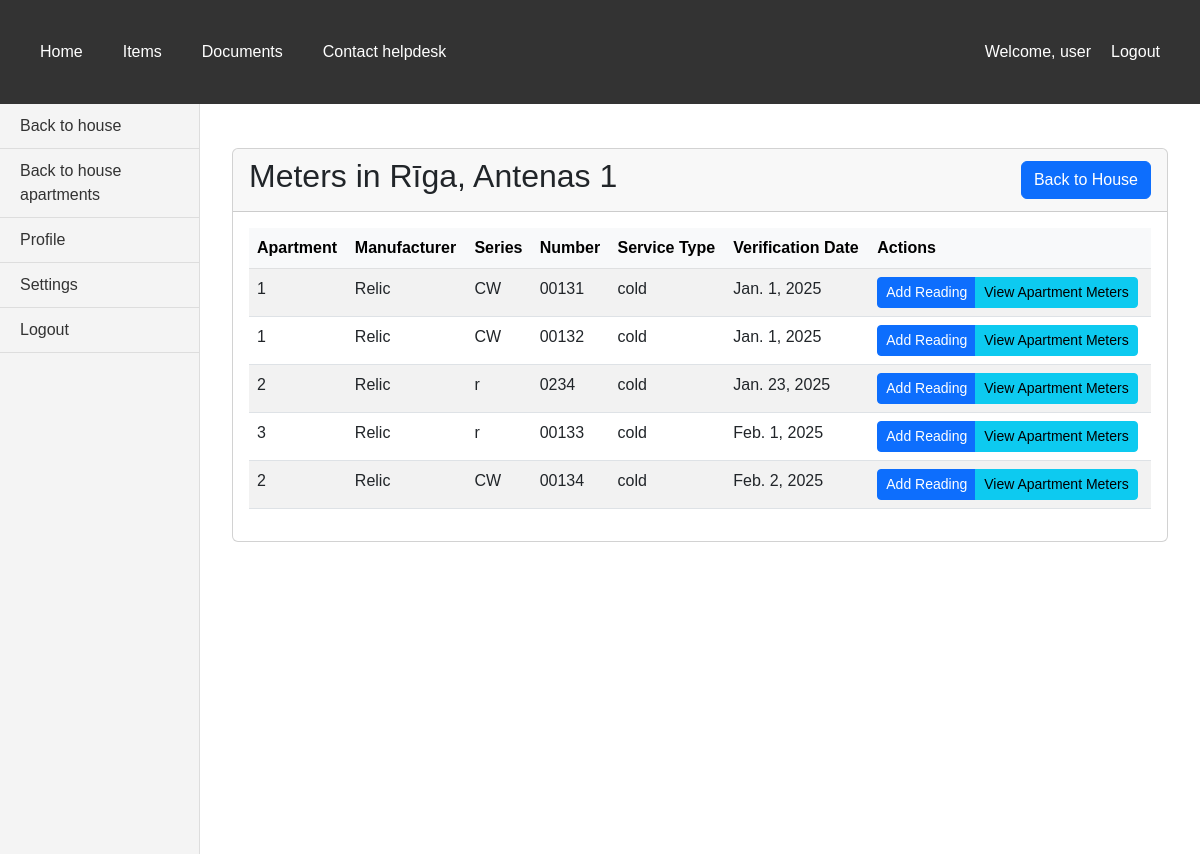
Page /bills/houses/11/meters/ (signed in) on the earlier database version.
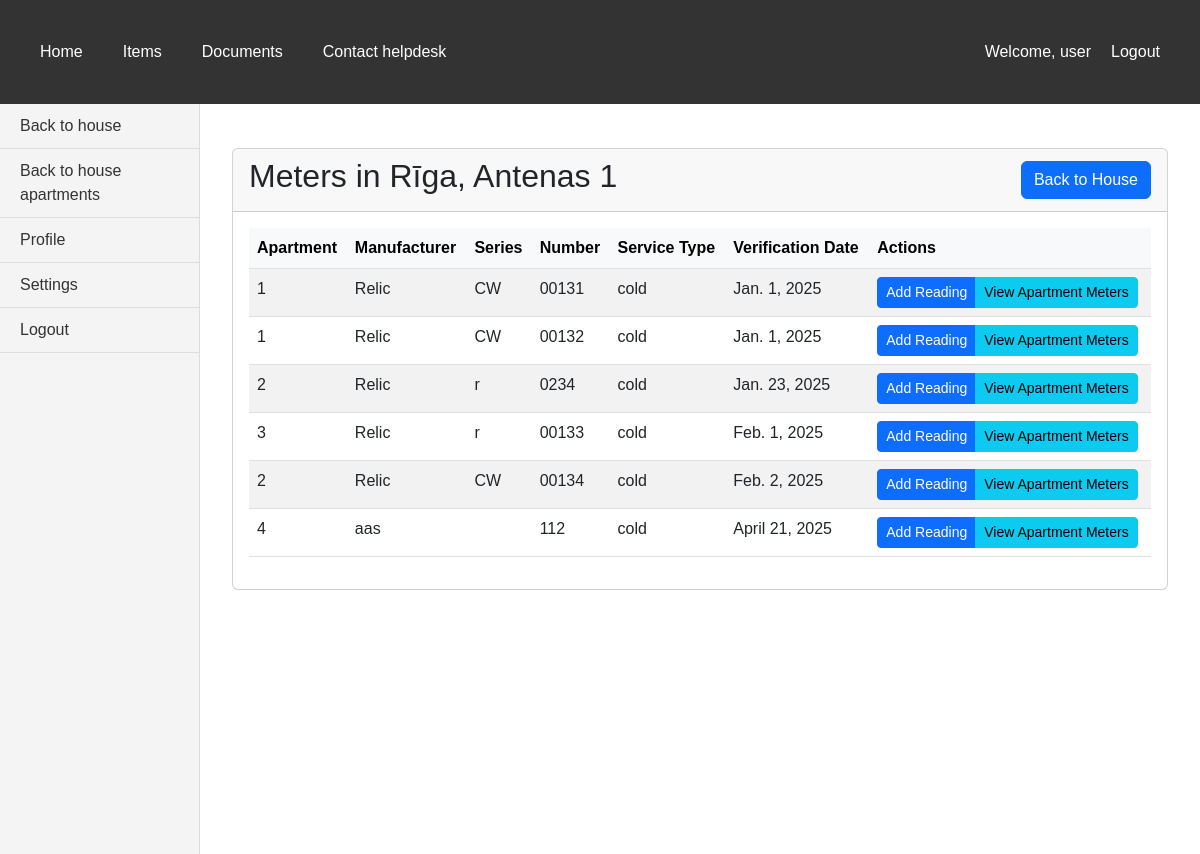
Same page on the later database version.
### bills/models.py (models this page shows, shortened)
class Meter(models.Model):
    CHOICES = [('cold', 'Cold water'), ('electricity', 'Electricity'), ('hot', 'Hot water'), ('heat', 'Heat'), ('other', 'Other')]
    type = models.CharField('Type of meter', max_length=15, choices=CHOICES)
    manufacturer = models.CharField('Manufacturer', default=" ", max_length=30, validators=[MinLengthValidator(2, 'Must be at least 2 characters')])
    series = models.CharField('Series (if applicable)', default=" ", max_length=5)
    number = models.CharField('Meter number', max_length=10, validators=[
        MinLengthValidator(2, 'Must be at least 2 digits'),
        valid_meter_nr
    ])
    reading_default = models.IntegerField('Default reading (on installation)', validators=[MinValueValidator(0, 'Can not be negative number')])
    verification_date = models.DateField("Verification date", default=date.today)
    address = models.ForeignKey(House, on_delete=models.PROTECT, verbose_name='House address')
    apartment_number = models.ForeignKey(Apartment, on_delete=models.PROTECT, default='', verbose_name='Apartment number')

class Apartment(models.Model):
    address = models.ForeignKey(House, on_delete=models.CASCADE)
    apartment_nr = models.IntegerField(validators=[MinValueValidator(1, 'Must be at least 1')])
    area = models.IntegerField("Area of apartment", validators=[MinValueValidator(1, 'Must be at least 1')])
    mean_house_part = models.DecimalField(max_digits=10, decimal_places=2, validators=[MinValueValidator(0, 'Must be at least 0')])
    heated_area = models.IntegerField("Heated area of apartment", validators=[MinValueValidator(0, 'Must be at least 0')])
    cold_meters_count = models.IntegerField("Count of cold water meters", validators=[MinValueValidator(0, 'Can not be negative number')])
    hot_meters_count = models.IntegerField("Count of hot water meters", validators=[MinValueValidator(0, 'Can not be negative number')])
    heat_meters_count = models.IntegerField("Count of heat meters", validators=[MinValueValidator(0, 'Can not be negative number')])
    electricity_meters_count = models.IntegerField("Count of electricity meters", validators=[MinValueValidator(0, 'Can not be negative number')])
    gas_meters_count = models.IntegerField("Count of gas meters", validators=[MinValueValidator(0, 'Can not be negative number')])
    living_person_count = models.IntegerField("Count of living persons", validators=[MinValueValidator(0, 'Can not be negative number')])
    declared_person_count = models.IntegerField("Count of declared persons", validators=[MinValueValidator(0, 'Can not be negative number')])
    consumer = models.ForeignKey(Consumer, on_delete=models.PROTECT, default='')
    contract_nr = models.CharField(null=True, max_length=50, validators=[MinLengthValidator(2, 'Must be at least 2 characters')])

### bills/views.py (the view, shortened to what this page needs)
# urls.py: path('houses/<int:house_id>/meters/', views.houses_meters, name='meters_by_house'),
@login_required
def houses_meters(request, house_id):
    house = get_object_or_404(House, id=house_id)
    house_meters = Meter.objects.filter(apartment_number__address=house).order_by('verification_date')
    return render(request, 'bills/meters_by_house.html', {'house': house, 'house_meters': house_meters})

### bills/templates/bills/meters_by_house.html (shortened to what this page needs)
{% extends 'base.html' %}
{% block sidebar %}
<aside class="vertical-menu">
    <a href="{% url 'house_update' house.id %}">Back to house</a>
    <a href="{% url 'apartments_by_house' house.id %}">Back to house apartments</a>
    <a href="#">Profile</a>
    <a href="#">Settings</a>
    <a href="#">Logout</a>
</aside>
{% endblock %}
{% block content %}
<div class="container mt-4">
    <div class="card">
        <div class="card-header d-flex justify-content-between align-items-center">
            <h2>Meters in {{ house.address }}</h2>
            <a href="{% url 'house_update' house.id %}" class="btn btn-primary">Back to House</a>
        </div>
        <div class="card-body">
            <div class="table-responsive">
                <table class="table table-striped table-hover">
                    <thead class="table-light">
                        <tr>
                            <th>Apartment</th>
                            <th>Manufacturer</th>
                            <th>Series</th>
                            <th>Number</th>
                            <th>Service Type</th>
                            <th>Verification Date</th>
                            <th>Actions</th>
                        </tr>
                    </thead>
                    <tbody>
                        {% for meter in house_meters %}
                            <tr>
                                <td>{{ meter.apartment_number.apartment_nr }}</td>
                                <td>{{ meter.manufacturer }}</td>
                                <td>{{ meter.series }}</td>
                                <td>{{ meter.number }}</td>
                                <td>{{ meter.type }}</td>
                                <td>{{ meter.verification_date }}</td>
                                <td>
                                    <div class="btn-group" role="group">
                                        <a href="{% url 'add_meter_reading' meter_id=meter.id house_id=house.id %}"
                                           class="btn btn-sm btn-primary">Add Reading</a>
                                        <a href="{% url 'meters_by_apartment' house_id=house.id apartment_id=meter.apartment_number.id %}"
                                           class="btn btn-sm btn-info">View Apartment Meters</a>
                                    </div>
                                </td>
                            </tr>
                        {% endfor %}
                    </tbody>
                </table>
            </div>
        </div>
    </div>
</div>
{% endblock %}

Differences in the rows shown:
added Meter: apartment_number.apartment_nr "4", manufacturer "aas", number "112", type "cold", verification_date "April 21, 2025"
